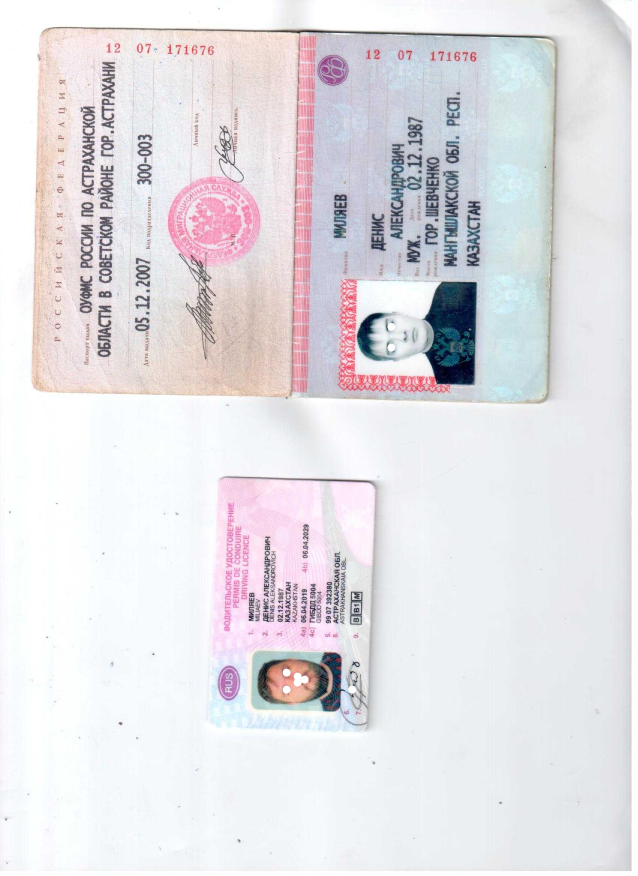
#> input picture docker/worker/code/test/9-140-0.png, 2550 x 3504 px (shown at 1/4 size)
$ python -i cvutils.py   (imports and definitions only)
#> lines starting #> are read from the running program, lines starting #| are printed output that depends on the picture; after the words box and inside, x2 and y2 are one past the last pixel; in counts of white or black regions, pixels touching at a corner belong together
### docker/worker/code/cnn/shared_image_functions.py
import cv2 as cv
import numpy as np
import math
# from PIL import Image
from typing import Callable


def img_to_small(img, height_target=575):  # TODO: resize by smallest dimension
    scale_percent = round(height_target / img.shape[1], 3)
    width = int(img.shape[1] * scale_percent)
    height = int(img.shape[0] * scale_percent)
    dim = (width, height)
    img_resized = cv.resize(img, dim)
    return img_resized, scale_percent


def scale_rect(rect, img_orig_shape, img_small_shape, edge, scale_percent) -> tuple:
    xs = img_orig_shape[0] / img_small_shape[0]  # scale ration x
    ys = img_orig_shape[1] / img_small_shape[1]  # scale ration y

    center, size, theta = rect

    center = (round((center[0] + edge) * xs), round((center[1] + edge) * ys))
    size = (int(size[0] / scale_percent), int(size[1] / scale_percent))
    rect = (center, size, theta)

    return rect


# [17 lines left out: functions scale_box, rotate, not called in this run]

# [15 lines of commented-out code are left out]


def get_lines_canny(img, k=1):
    """ HoughLines for 575x575 passports
    1) blur with k power
    2) find lines with treshhold 100, 70, 130
    3) return best of 100 or 70 or 130"""
    # img2 = img.copy()
    img2 = img
    # img2 = cv.fastNlMeansDenoising(img2,  h=20, templateWindowSize=5)  # denoise edges
    if k > 2:
        img2 = cv.blur(img2, (k // 3, k // 3))

    ret2, r = cv.threshold(img2, 0, 255, cv.THRESH_BINARY + cv.THRESH_OTSU)  # adaptive threshold
    edges = cv.Canny(r, 30 + 20 * (k / 2), 255, apertureSize=3)

    lines = None

    h, w = edges.shape
    leng = w // 3.9  # 2.5 for 575
    gap = w // 3.8    # 4.4
    for tre in [100, 70, 130]:  # treshhold
        for i2 in range(7):  # less required line
            lines = cv.HoughLinesP(edges, 2, np.pi / 180, tre, minLineLength=leng, maxLineGap=gap / (0.6 * i2 + 1))
            # if lines is not None:
            #     print("LINES!!!!!!!", len(lines))
            #     img3 = img2.copy()
            #     for line in lines:
            #         x1, y1, x2, y2 = line[0]
            #         cv.line(img3, (x1, y1), (x2, y2), (0, 255, 0), 3)  # DEBUG!!
            #     #
            #     img2 = cv.resize(img3 , (900, 900))
            #     # plt.imshow(img)
            #     # plt.show()
            #     cv.imshow('image', img2)  # show image in window
            #     cv.waitKey(0)  # wait for any key indefinitely
            #     cv.destroyAllWindows()  # close window
            if lines is not None:
                # print(len(lines))
                if len(lines) < 100:
                # print("LINES!!!!!!!", len(lines))
                    break

    return lines


def get_degree1(mr):
    """ abs(angle) < np.pi/2 """
    if mr < math.pi / 4:
        # print('30*')
        degree = - math.degrees(mr)  # I 30*
    else:
        # print('60 *')
        degree = math.degrees(math.pi / 2 - mr)  # I 60*
    return degree


def get_degree2(mr):
    """ abs(angle) >= np.pi/2 """
    if mr < 3 * math.pi / 4:
        # print('120 *')
        degree = - math.degrees(mr - math.pi / 2)  # III 120*
    else:
        # print('150 *')
        degree = math.degrees(math.pi - mr)  # III 150*
    return degree


def most_common(lst):
    """
    :param lst: iterable
    :return: one item
    """
    if lst:
        return max(set(lst), key=lst.count)
    else:
        return None


def get_lines_c(img):
    if len(img.shape) > 2:
        img2 = cv.cvtColor(img, cv.COLOR_BGR2GRAY)
    else:
        img2 = img.copy()
    lines = None
    before = None
    for i in range(25):  # less points
        # print(i)
        lines1 = get_lines_canny(img2, k=1 + i)  # loop to decrease lines count
        # print(i)
        # if lines1 is not None:
        #     print(len(lines1))
        if lines1 is None or len(lines1) < 10:  # too little
            if lines1 is not None and len(lines1) < 80:  # OK use before
                lines = before
            break
        if lines1 is not None and len(lines1) < 50:  # OK, stop
            lines = lines1
            break
        before = lines1

    # DEBUG!!
    # img = img.copy()
    # if lines is not None:
    #     print("LINES!!!!!!!", len(lines))
    #     for line in lines:
    #         x1, y1, x2, y2 = line[0]
    #         cv.line(img, (x1, y1), (x2, y2), (0, 255, 0), 3)  # DEBUG!!
    #     #
    #     img2 = cv.resize(img, (900, 900))
    #     # plt.imshow(img)
    #     # plt.show()
    #     cv.imshow('image', img2)  # show image in window
    #     cv.waitKey(0)  # wait for any key indefinitely
    #     cv.destroyAllWindows()  # close window
    return lines


# [20 lines of commented-out code are left out]


def rotate_detect(img, gl: Callable) -> (float):
    """ HoughLines magic

    :param img:
    :param gl: function must return lines cv.HoughLinesP
    :return: degree
    """

    lines = gl(img)

    angles1 = list()
    angles2 = list()

    degree = 0
    if lines is not None:
        for line in lines:
            x1, y1, x2, y2 = line[0]
            angle = math.atan2(x2 - x1, y2 - y1)
            # print(x2 - x1)

            # if round(angle, 1) == 0.0:
            # cv.line(img, (x1, y1), (x2, y2), (0, 255, 0), 2)  # DEBUG!!
            if abs(angle) < np.pi / 2:  # radians
                angles1.append(angle)
            else:
                angles2.append(angle)

        # NEW
        degrees = [get_degree1(x) for x in angles1] + [get_degree2(x) for x in angles2]
        mc = most_common([round(a, 1) for a in degrees if abs(a) != 0])
        if mc is None:
            return 0
        filtered_degrees = []
        for a in degrees:
            if round(a, 1) == mc:
                filtered_degrees.append(a)

        med_degree = float(np.median(filtered_degrees))

        if med_degree is None:
            return 0
        else:
            return med_degree

    return degree


def fix_angle(img_orig, gl: Callable) -> np.array:  # , copy=None
    """ Fix little angles
    1) image to 575 by width
    2) crop 30 pts by edges
    3) rotate image by degrees and find out angles with gl:Callable for every degree

    :param img_orig:
    :param gl:
    :return: image
    """
    img_small, _ = img_to_small(img_orig, height_target=575)
    ish = img_small.shape
    img_small = img_small[30:ish[0]-30, 30:ish[1]-30]
    # print(img_small.shape)
    center_small = (img_small.shape[1] // 2, img_small.shape[0] // 2)

    def get_degree(angle): #, ret_list):

        rot_mat = cv.getRotationMatrix2D(center_small, angle, scale=1)
        img_1 = cv.warpAffine(img_small, rot_mat, (img_small.shape[1], img_small.shape[0]),
                              borderMode=cv.BORDER_REFLECT)
        ret = rotate_detect(img_1, gl) + angle
        # ret_list.append(ret)
        return ret

    degrees = [
        7,
        9,
        11,
        13,
        15,
        # 27,
        # 30
    ]
    degrees = degrees + [-x for x in degrees]

    import concurrent.futures
    angles: list = []
    with concurrent.futures.ThreadPoolExecutor(max_workers=5) as executor:
        futures = {executor.submit(get_degree, x): x for x in degrees}
        for future in concurrent.futures.as_completed(futures):
            # futures[future] # degree
            data = future.result()
            angles.append(data)


    # [17 lines of commented-out code are left out]
    bc = 0
    for d, a in zip(degrees, angles):
        if d == a:
            bc += 1
    er = bc / len(degrees)
    # print("errors rate:", er)
    if er == 1:
        return img_orig
    a1 = most_common([round(a) for a in angles])
    # print(a1)
    filtered_angles1 = []
    for a in angles:
        if round(a) == a1:
            filtered_angles1.append(a)
    # print(filtered_angles1)
    median = np.median(filtered_angles1)
    # [10 lines of commented-out code are left out]
    if abs(median) > 1:
        scale = 1.01
        ret_img = rotate(img_orig, median, scale=scale)
    else:  # no blur of warpAffine
        ret_img = img_orig
    return ret_img


def crop(img_input, rotate: bool = False, rate: float = 1) -> (np.ndarray, np.ndarray):
    """ Find object by contour area proportion(rate) to full image.
    Used Erosion before rectangle
     area not be reduced if nothing Dilation in the opposite direction.


    :param img_input:
    :param rotate:
    :param rate: 1 - passport 0.22 - driving license
    :return: BGR cropped and rotated, gray image without crop and not rotate
    """
    ratio_min = 0.40 * rate  # 0.357 # 0.42
    ratio_max = 0.571 * rate  # 1/1.75
    # resize to working size
    img_resized, scale_percent = img_to_small(img_input)
    img = img_resized

    # crop a little at the edge - very common noise
    try:
        h, w, _ = img.shape
    except:
        print("Image was readed wrong! Check Image path.")
        exit(1)
    edge = h // 38
    img = img[edge:(h - edge), edge:(w - edge)]

    gray = cv.cvtColor(img, cv.COLOR_BGR2GRAY)
    img = gray
    # [4 lines of commented-out code are left out]

    img = cv.fastNlMeansDenoising(img, h=160, templateWindowSize=30)  # denoise edges
    img = cv.cornerHarris(img, 2, 3, 0.07)
    img = cv.dilate(img, None)

    ret, img = cv.threshold(img, 0.00001 * img.max(), 255, 0)
    # edges = cv.fastNlMeansDenoising(edges, h=120, templateWindowSize=10)  # denoise edges
    img = np.uint8(img)
    img = cv.fastNlMeansDenoising(img, h=80, templateWindowSize=20)  # denoise edges
    save_img = img
    total_area = img.shape[0] * img.shape[1]
    save_contour = None
    back_flag = False
    for i in range(150):
        # edges2 = edges
        contours, hierarchy = cv.findContours(img, cv.RETR_TREE, cv.CHAIN_APPROX_SIMPLE)
        area = 0
        for c in contours:
            area += cv.contourArea(c)
        kernel = np.ones((3, 3), np.uint8)

        if back_flag is False and (i > 140 or (area < total_area / 4.5 and i > 60)):  # 4.5 TUNNED PARAMETER!!!
            back_flag = True

        if back_flag:
            if save_contour is not None:
                break
            # _, edges2 = cv.threshold(edges, 0 + i * 2 - i, 255, 0)  # thresh
            img = cv.dilate(img, kernel, iterations=1)  # objects bigger

        else:
            _, img = cv.threshold(save_img, 0 + i * 2, 255, 0)  # thresh
            img = cv.dilate(img, kernel, iterations=15)  # objects bigger

        contours, hierarchy = cv.findContours(img, cv.RETR_TREE, cv.CHAIN_APPROX_SIMPLE)

        for i in range(len(contours)):
            x, y, w, h = cv.boundingRect(contours[i])
            c = np.array([[x, y], [x, y + h], [x + w, y + h], [x + w, y]])  # rectangle back to contour
            a = cv.contourArea(c)
            # print(a)
            if a < total_area * ratio_min:  # too small  # TUNNED PARAMETER!!!
                contours[i] = None
            if a > total_area * ratio_max:  # too large # 1.9  # TUNNED PARAMETER!!!
                contours[i] = None

        contours = np.array(list(filter(lambda x: x is not None, contours)))
        if len(contours) == 1:
            save_contour = contours[0]

    if save_contour is not None:
        # box = cv.boundingRect(save_contour)
        # x, y, w, h = scale_box(box, img_input.shape, img_resized.shape, edge)
        # img_input = img_input[y:(y + h), x:(x + w)]  # final crop

        def getSubImage(rect, src):
            # Get center, size, and angle from rect
            center, size, theta = rect
            # print(center, size, theta)
            if theta < -45:
                theta = theta + 90
                size = (size[1], size[0])

            # print(theta)
            if abs(theta) > 1:
                # Convert to int
                center, size = tuple(map(int, center)), tuple(map(int, size))
                # Get rotation matrix for rectangle
                M = cv.getRotationMatrix2D(center, theta, 1)
                # Perform rotation on src image - Causes the blurring!!!
                dst = cv.warpAffine(src, M, (src.shape[1], src.shape[0]), cv.INTER_CUBIC)
                out = cv.getRectSubPix(dst, size, center)
            else:
                width, height = (size[0], size[1])
                h1 = int(center[1] - height / 2)
                h2 = int(center[1] + height / 2)
                w1 = int(center[0] - width / 2)
                w2 = int(center[0] + width / 2)
                out = src[h1:h2, w1:w2]

                # debug
                # cv.line(src, (w1, h1), (0, 0), (0, 255, 0), 3)
                # img2 = cv.resize(src, (900, 900))
                # cv.imshow('image', img2)  # show image in window
                # cv.waitKey(0)  # wait for any key indefinitely
                # cv.destroyAllWindows()  # close window q
            return out

        rect = cv.minAreaRect(save_contour)

        rect = scale_rect(rect, img_input.shape, img_resized.shape, edge, scale_percent)

        # Debug
        # print(rect)
        # box_points = cv.boxPoints(rect)
        # print(box_points)
        #
        # box_points = np.intp(box_points)
        # # points = scale_points(points, img_input.shape, img_resized.shape, edge)
        # #
        # cv.drawContours(img_input, [box_points], 0, (0, 255, 0))
        #
        # import matplotlib.pyplot as plt
        # plt.imshow(img_input)
        # plt.show()
        # img2 = cv.resize(img_input, (900, 900))
        # cv.imshow('image', img2)  # show image in window
        # cv.waitKey(0)  # wait for any key indefinitely
        # cv.destroyAllWindows()  # close window q

        img_input = getSubImage(rect, img_input)

    if rotate:
        img_input = fix_angle(img_input, get_lines_c)  # get_lines_c or get_lines_h


    return img_input, gray


# [39 lines that do not run on import are left out]
    #img, degree = \
    # img = rotate(img, get_lines_c)
    # # print(degree)
    #
    #
    # # center = (img.shape[1] // 2, img.shape[0] // 2)
    # # scale = 1.03
    # # angle = -3
    # # rot_mat = cv.getRotationMatrix2D(center, angle, scale)
    # # img = cv.warpAffine(img, rot_mat, (img.shape[1], img.shape[0]), borderMode=cv.BORDER_REPLICATE)
    # #
    # # img, degree = rotate_image(img, get_lines_c)
    # # print(degree)
    #
    #
    # cv.imshow('Result', img)
    # cv.waitKey()

### docker/worker/code/predict_utils/cvutils.py
import cv2 as cv
import imutils
# own
from cnn.shared_image_functions import crop, fix_angle, get_lines_c
from cnn.classes import siz

pass_photo_pts_size = siz // 2 // 2


# [10 lines of commented-out code are left out]


def prepare(img, rate=1) -> tuple:
    """
    For passport prediction and all classes prediction
    :param img: must b
    :param rate:
    :return: resized cropped gray, not cropped resized angle fixed gray, bgr_cropped_not_resized
    """
    # img = fix_angle(img, get_lines_c)  # fix angles for passport - done in GetDocumentType.__init__
    bgr_not_resized_cropped, gray = crop(img, rotate=True, rate=rate)
    # bgr_not_resized_cropped, gray = crop(img, rotate=True, rate=rate)
    resized = cv.resize(bgr_not_resized_cropped, (siz, siz))
    resized = cv.cvtColor(resized, cv.COLOR_BGR2GRAY)  # TODO this
    # GRAY
    if gray.shape[0] > gray.shape[1]:  # by smallest
        gray = imutils.resize(gray, width=round(siz * 1.7))
    else:
        gray = imutils.resize(gray, height=round(siz * 1.7))
    gray = fix_angle(gray, get_lines_c)
    gray = cv.resize(gray, (pass_photo_pts_size, pass_photo_pts_size))

    return resized, gray, bgr_not_resized_cropped

>>> import cv2
>>> picture = cv2.imread('../test/9-140-0.png')
#> picture is the input picture: shape (3504, 2550, 3); mean B, G, R 229.8, 225.6, 227.7
>>> result = prepare(picture)
#> in crop, `img_resized, scale_percent = img_to_small(img_input)`: scale_percent = 0.225
#> in crop, `ret, img = cv.threshold(img, 0.00001 * img.max(), 255, 0)`:
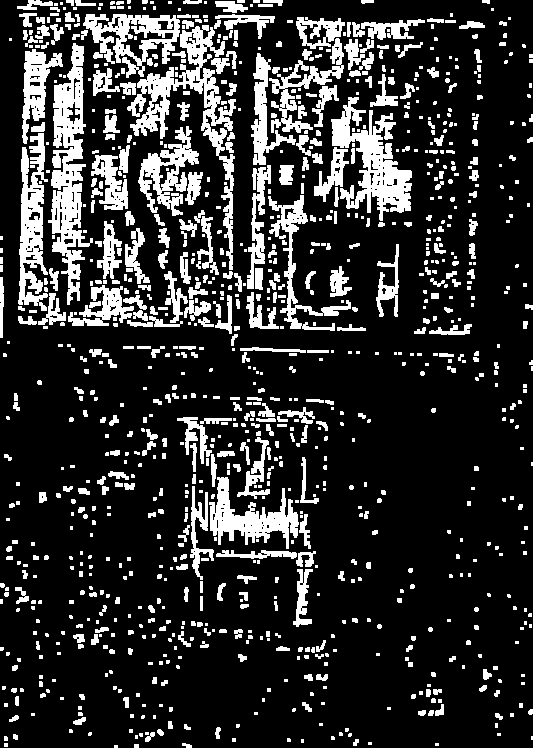
#> img: shape (748, 533) float32; 19% white; 1052 white regions (571 under 20 px), largest, box (x1, y1, x2, y2) and area: (48, 43, 93, 305) 5131, (127, 25, 236, 270) 4981, (331, 97, 412, 221) 4253
#> in crop, `ret, img = cv.threshold(img, 0.00001 * img.max(), 255, 0)`: ret = 7.05e-13
#> in crop, `img = cv.fastNlMeansDenoising(img, h=80, templateWindowSize=20)`:
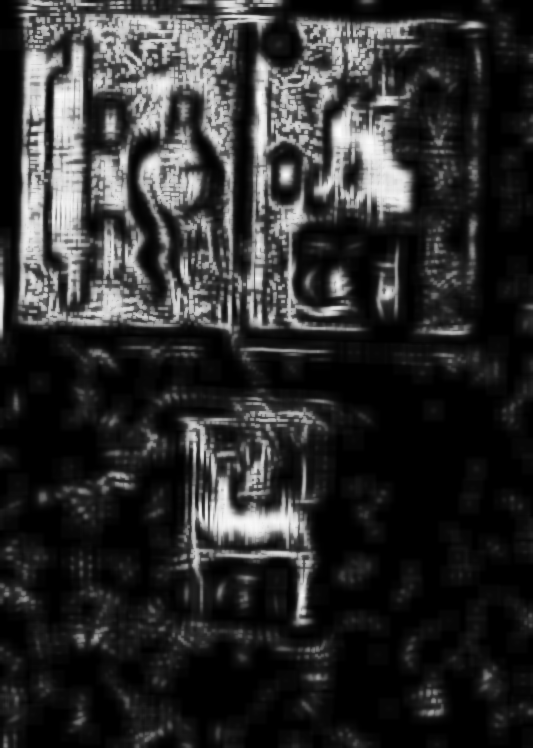
#> img: shape (748, 533); min 0, max 252, mean 45.7
#> the loop in crop, `for i in range(150):` made 110 passes
#> pass 1, in crop, `img = cv.dilate(img, kernel, iterations=15)`:
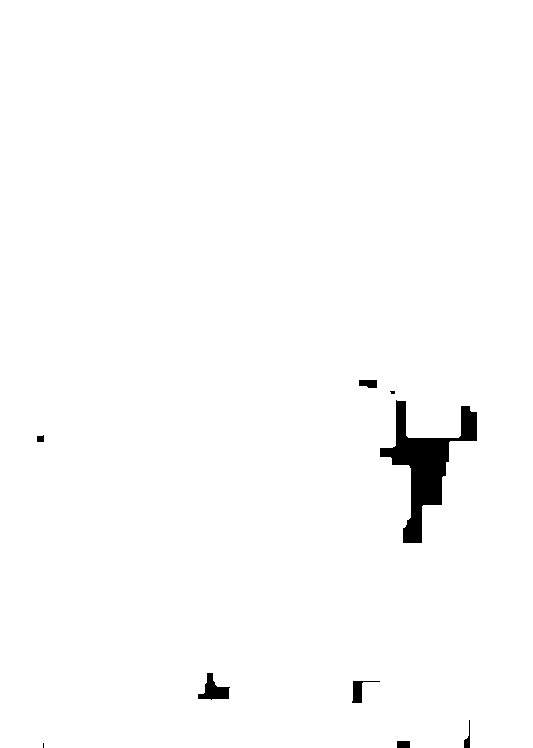
#> img: shape (748, 533); 98.6% white; 9 black regions (2 under 20 px), largest, box (x1, y1, x2, y2) and area: (380, 400, 477, 543) 4403, (198, 673, 230, 700) 431, (352, 681, 380, 703) 219
#> after the loop in crop, `for i in range(150):`:
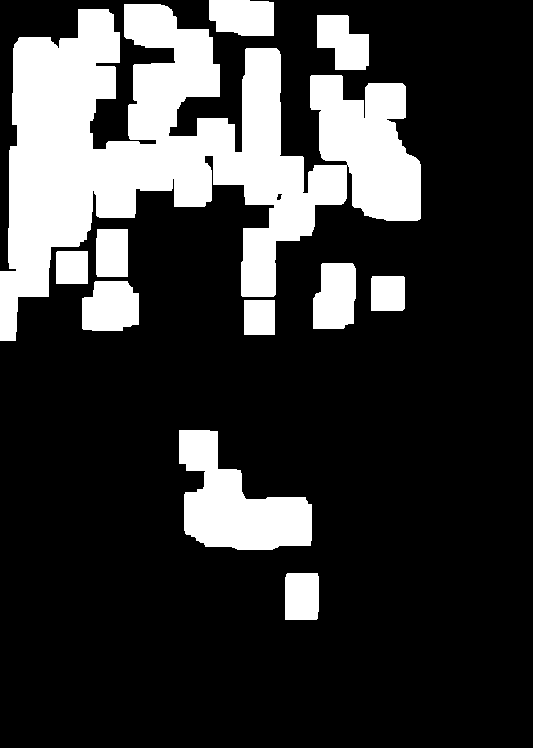
#> img: shape (748, 533); 22% white; 11 white regions, largest, box (x1, y1, x2, y2) and area: (0, 4, 421, 341) 63353, (179, 430, 312, 550) 8927, (313, 263, 356, 329) 2479
#> after the loop in crop, `for i in range(150):`: back_flag = True
#> in crop, `rect = cv.minAreaRect(save_contour)`: rect = ((228.3, 181.6), (366.5, 452), -88.48)
#> in scale_rect, `center, size, theta = rect`: center = (228.3, 181.6); size = (366.5, 452); theta = -88.48
#> in scale_rect, `center = (round((center[0] + edge) * xs), round((center[1] + edge) * y..`: center = (1104, 897)
#> in scale_rect, `size = (int(size[0] / scale_percent), int(size[1] / scale_percent))`: size = (1629, 2008)
#> in scale_rect, `rect = (center, size, theta)`: rect = ((1104, 897), (1629, 2008), -88.48)
#> in getSubImage, `center, size, theta = rect`: center = (1104, 897); size = (1629, 2008); theta = -88.48
#> in getSubImage, `theta = theta + 90`: theta = 1.52
#> in getSubImage, `size = (size[1], size[0])`: size = (2008, 1629)
#> in getSubImage, `M = cv.getRotationMatrix2D(center, theta, 1)`: M = [[1, 0.0266, -23.48], [-0.0266, 1, 29.69]]
#> call 2 of img_to_small, with height_target = 575
#> in img_to_small (call 2), `img_resized = cv.resize(img, dim)`:
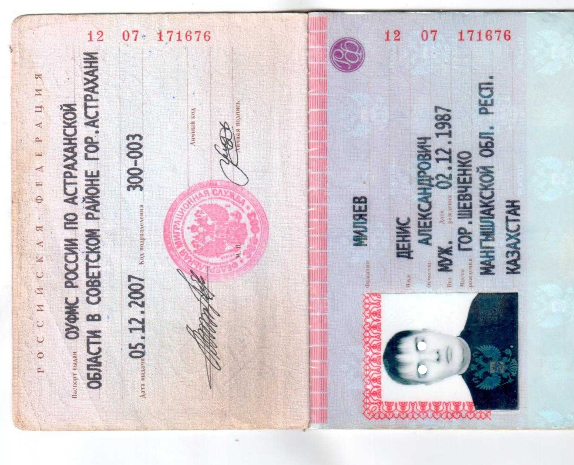
#> img_resized: shape (465, 574, 3); mean B, G, R 211.2, 205.7, 212.7
#> in fix_angle, `img_small = img_small[30:ish[0]-30, 30:ish[1]-30]`:
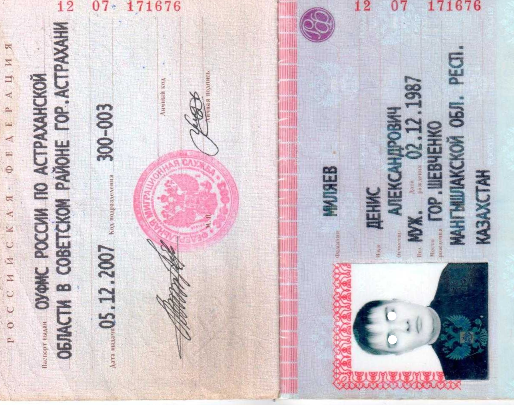
#> img_small: shape (405, 514, 3); mean B, G, R 205.5, 198.6, 207.7
#> in get_degree, `img_1 = cv.warpAffine(img_small, rot_mat, (img_small.shape[1], img_sma..`:
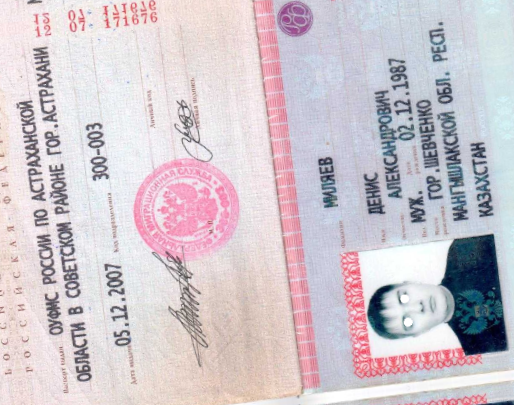
#> img_1: shape (405, 514, 3); mean B, G, R 205.4, 198.5, 207.8
#> the loop in get_lines_c, `for i in range(25):` made 1 pass
#> ret2 in get_lines_canny on pass 1: 153
#> (the rest of the program and of its run is left out)
